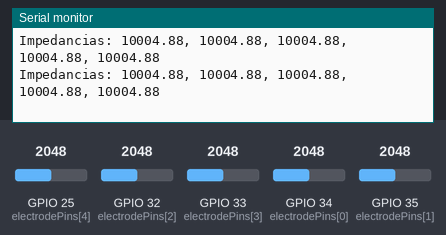
Bench run of a sketch on a simulated ESP32. On the bench: the last lines printed to the serial monitor. The test bench sets the inputs (shaded band); at power-on: GPIO 25 (electrodePins[4]) = 2048, GPIO 32 (electrodePins[2]) = 2048, GPIO 33 (electrodePins[3]) = 2048, GPIO 34 (electrodePins[0]) = 2048, GPIO 35 (electrodePins[1]) = 2048.

Above: at 1.8 s.
1.9 s: GPIO 25 (electrodePins[4]) set to 2866
At 2.6 s:
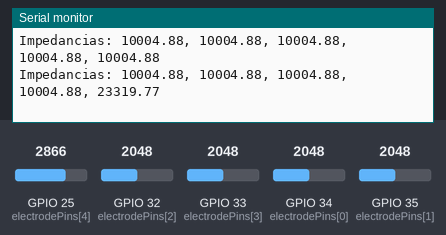
3.4 s: GPIO 32 (electrodePins[2]) set to 2866
At 4.7 s:
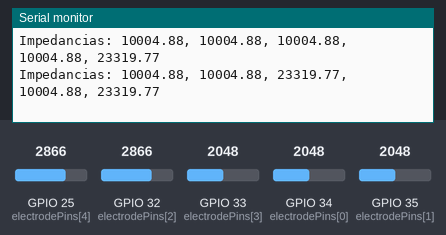
4.9 s: GPIO 33 (electrodePins[3]) set to 2866
At 5.8 s:
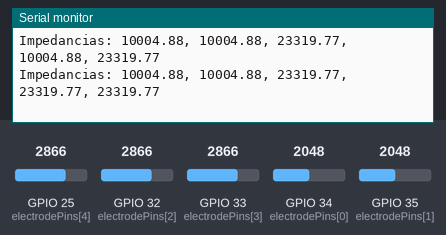
6.4 s: GPIO 34 (electrodePins[0]) set to 2866
At 7.7 s:
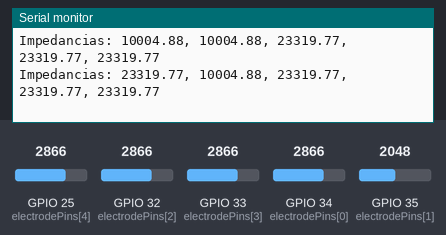
7.9 s: GPIO 35 (electrodePins[1]) set to 2866
At 8.5 s:
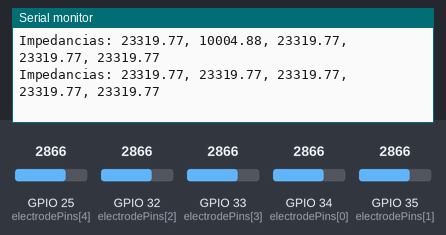
9.4 s: GPIO 25 (electrodePins[4]) set to 3972
At 10.8 s:
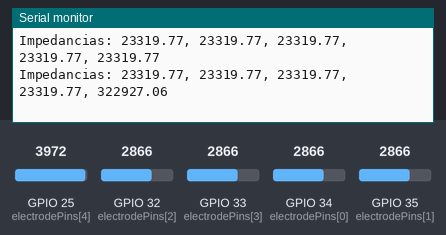
Timing chart, 0 to 11.9 s (numbered marks = the images above; inputs shaded):
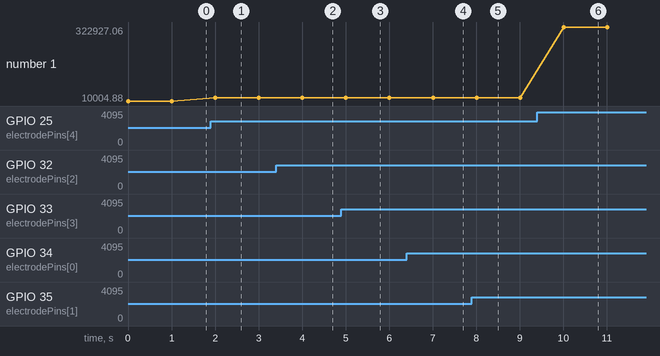

Measured:
- after the input at 1.9 s, the serial monitor: prints a new line after 0.10 s (image 1)
- after the input at 3.4 s, the serial monitor: prints a new line after 0.60 s (image 2)
- after the input at 4.9 s, the serial monitor: prints a new line after 0.11 s (image 3)
- after the input at 6.4 s, the serial monitor: prints a new line after 0.61 s (image 4)
- after the input at 7.9 s, the serial monitor: prints a new line after 0.11 s (image 5)
- after the input at 9.4 s, the serial monitor: prints a new line after 0.61 s (image 6)
- plotted number 1: 10004.88 → 23319.77 after the input at 1.9 s, 23319.77 → 322927.06 after the input at 9.4 s

The sketch:

Recolector.ino
```cpp
#define NUM_ELECTRODES 5
const int electrodePins[NUM_ELECTRODES] = {34, 35, 32, 33, 25}; // Pinea los electrodos
const float Rs = 10000; // Valor de la resistencia en ohmios (10kΩ)
const float Vin = 3.0;  // Voltaje de entrada

void setup() {
    Serial.begin(115200);
}

void loop() {
    float impedances[NUM_ELECTRODES];

    for (int i = 0; i < NUM_ELECTRODES; i++) {
        // Leer el voltaje del electrodo
        int analogValue = analogRead(electrodePins[i]);

        // Convertir el valor analógico a voltaje
        float Vout = (analogValue / 4095.0) * Vin; // Ajusta según tu ADC (12-bit en ESP32)

        // Calcular la impedancia
        impedances[i] = calculateImpedance(Vout);
    }

    // Enviar valores por puerto serial en formato CSV
    Serial.print("Impedancias: ");
    for (int i = 0; i < NUM_ELECTRODES; i++) {
        Serial.print(impedances[i], 2); // Muestra dos decimales
        if (i < NUM_ELECTRODES - 1) {
            Serial.print(", ");
        }
    }
    Serial.println();

    delay(1000); // Espera 1 segundo antes de la siguiente lectura
}

float calculateImpedance(float Vout) {
    return (Vout / (Vin - Vout)) * Rs; // Calcula la impedancia
}
```
